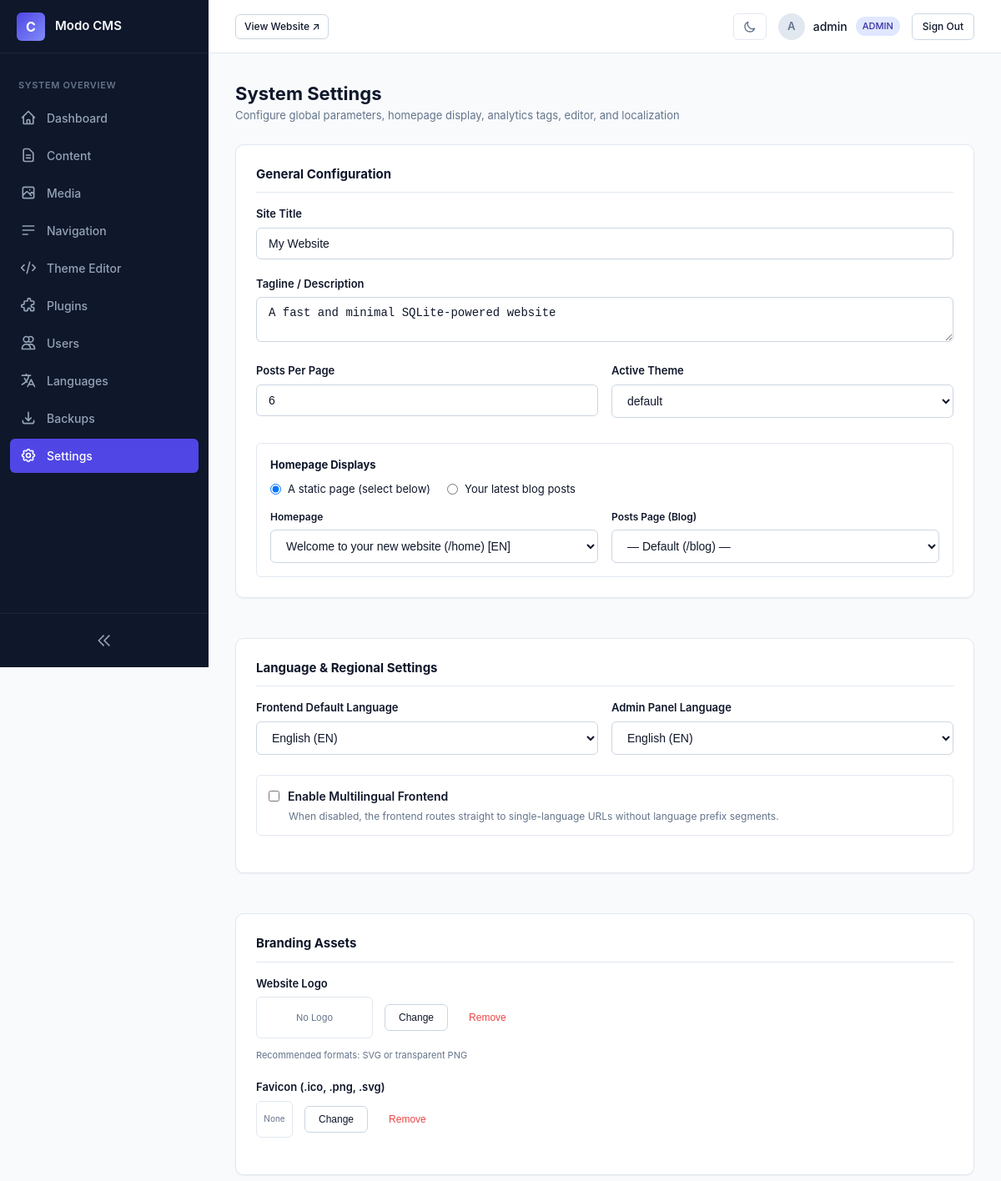
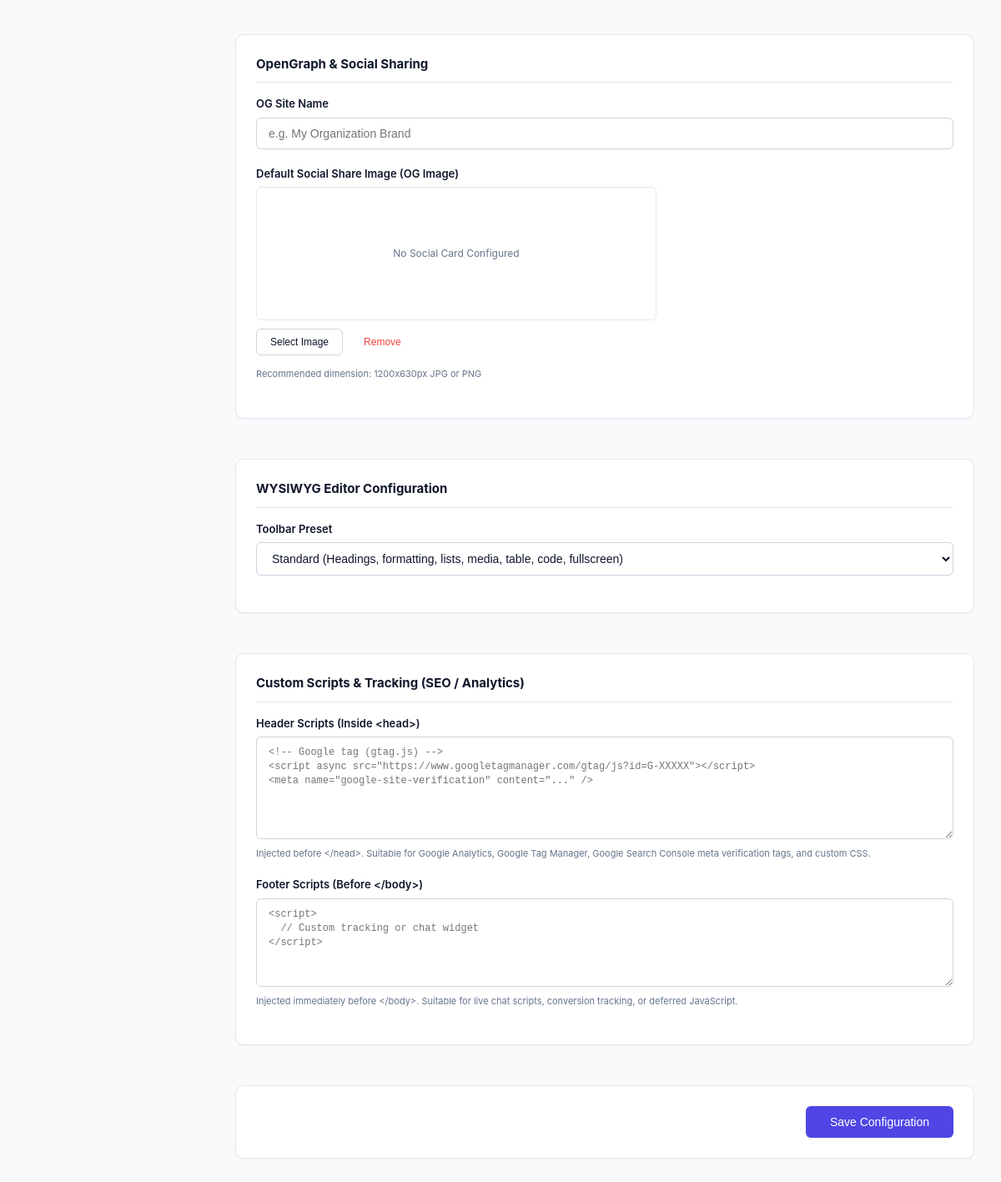
Screenshot of /admin/settings.php (signed in) with the database file from the repository (2 pictures, top to bottom).
### tables this page shows
CREATE TABLE settings (key TEXT PRIMARY KEY, value TEXT);

CREATE TABLE pages (
                    id INTEGER PRIMARY KEY AUTOINCREMENT,
                    parent_id INTEGER DEFAULT 0,
                    slug TEXT NOT NULL,
                    title TEXT NOT NULL,
                    content TEXT,
                    type TEXT NOT NULL DEFAULT 'page',
                    status TEXT DEFAULT 'published',
                    lang TEXT NOT NULL DEFAULT 'en',
                    translation_group TEXT NOT NULL,
                    featured_image TEXT,
                    meta_title TEXT,
                    meta_description TEXT,
                    author_id INTEGER REFERENCES users(id) ON DELETE SET NULL,
                    created_at DATETIME DEFAULT CURRENT_TIMESTAMP,
                    updated_at DATETIME DEFAULT CURRENT_TIMESTAMP
                );

### admin/settings.php (the view, shortened to what the rows shown need)
<?php
$db = Database::getConnection();
$availablePages = $db->query("
    SELECT id, title, slug, lang
    FROM pages
    WHERE type = 'page' AND status = 'published'
    ORDER BY lang ASC, title ASC
")->fetchAll();
require_once __DIR__ . '/views/header.php';
?>
<div class="page-header">
    <div>
        <h1 class="page-title"><?= _e('System Settings') ?></h1>
    </div>
</div>
<form method="POST" action="">
    <div style="display: flex; flex-direction: column; gap: 24px; width: 100%;">
        <div class="card">
            <div class="form-group">
                <label class="form-label" for="site_title"><?= _e('Site Title') ?></label>
                <input class="form-control" type="text" id="site_title" name="site_title" value="<?= Security::sanitize(Router::getOption('site_title', 'Modo CMS')) ?>" required>
            </div>
            <div class="form-group">
                <label class="form-label" for="site_description"><?= _e('Tagline / Description') ?></label>
                <textarea class="form-control" id="site_description" name="site_description" rows="2"><?= Security::sanitize(Router::getOption('site_description', '')) ?></textarea>
            </div>
            <div style="display: grid; grid-template-columns: 1fr 1fr; gap: 16px;">
                <div class="form-group">
                    <label class="form-label" for="posts_per_page"><?= _e('Posts Per Page') ?></label>
                    <input class="form-control" type="number" id="posts_per_page" name="posts_per_page" min="1" max="50" value="<?= Security::sanitize(Router::getOption('posts_per_page', '6')) ?>" required>
                </div>
            </div>
            <?php
                $homepageType = Router::getOption('homepage_type', 'page');
                $homePageId = (int)Router::getOption('homepage_page_id', 0);
            ?>
            <div style="background: var(--bg-surface, #1e293b); padding: 16px; border-radius: var(--radius-sm, 8px); border: 1px solid var(--border-subtle); margin-top: 10px;">
                <div style="display: flex; gap: 20px; margin-bottom: 14px;">
                    <label style="display: flex; align-items: center; gap: 8px; cursor: pointer; font-size: 13px;">
                        <input type="radio" name="homepage_type" value="page" <?= $homepageType === 'page' ? 'checked' : '' ?> onchange="toggleHomepageDropdowns()">
                        <?= _e('A static page (select below)') ?>
                    </label>
                    <label style="display: flex; align-items: center; gap: 8px; cursor: pointer; font-size: 13px;">
                        <input type="radio" name="homepage_type" value="posts" <?= $homepageType === 'posts' ? 'checked' : '' ?> onchange="toggleHomepageDropdowns()">
                        <?= _e('Your latest blog posts') ?>
                    </label>
                </div>
                <div id="static-pages-selection" style="display: <?= $homepageType === 'page' ? 'grid' : 'none' ?>; grid-template-columns: 1fr 1fr; gap: 16px;">
                    <div class="form-group" style="margin-bottom: 0;">
                        <label class="form-label" for="homepage_page_id" style="font-size: 12px;"><?= _e('Homepage') ?></label>
                        <select class="form-control" name="homepage_page_id" id="homepage_page_id">
                            <?php foreach ($availablePages as $p): ?>
                                <option value="<?= $p['id'] ?>" <?= $homePageId === (int)$p['id'] ? 'selected' : '' ?>>
                                    <?= Security::sanitize($p['title']) ?> (/<?= Security::sanitize($p['slug']) ?>) [<?= strtoupper($p['lang']) ?>]
                                </option>
                            <?php endforeach; ?>
                        </select>
                    </div>
                </div>
            </div>
        </div>
        <div class="card">
            <div style="display: grid; grid-template-columns: 1fr 1fr; gap: 16px;">
                <div class="form-group">
                    <label class="form-label" for="default_language"><?= _e('Frontend Default Language') ?></label>
                    <select class="form-control" name="default_language" id="default_language">
                        <?php foreach (I18n::getAvailableLanguages() as $code => $name): ?>
                            <option value="<?= $code ?>" <?= Router::getOption('default_language', 'en') === $code ? 'selected' : '' ?>>
                                <?= htmlspecialchars($name, ENT_QUOTES, 'UTF-8') ?> (<?= strtoupper($code) ?>)
                            </option>
                        <?php endforeach; ?>
                    </select>
                </div>
            </div>
            <div class="form-group" style="padding: 14px; background: var(--bg-surface, #1e293b); border-radius: var(--radius-sm); border: 1px solid var(--border-subtle); margin-top: 4px;">
                <label style="display: flex; align-items: center; gap: 10px; cursor: pointer; font-weight: 600; color: var(--text-main);">
                    <input type="checkbox" name="multilingual_frontend" value="1" <?= Router::getOption('multilingual_frontend', '0') === '1' ? 'checked' : '' ?>>
                    <?= _e('Enable Multilingual Frontend') ?>
                </label>
            </div>
        </div>
    </div>
</form>
<?php require_once __DIR__ . '/views/footer.php'; ?>

### rows the page displays
settings: site_title "My Website"
settings: site_description "A fast and minimal SQLite-powered website"
settings: posts_per_page "6"
settings: value "☑ A static page (select below)", value "☐ Your latest blog posts"
settings: homepage_page_id "Welcome to your new website (/home) [EN]"
settings: default_language "English (EN)"

### other values shown
substr($_SESSION['user_name'] ?? 'A', 0, 1) "A"
$_SESSION['user_name'] "admin"
Auth::role() "ADMIN"
form field active_theme "default"
form field admin_language "English (EN)"
form field tinymce_preset "Standard (Headings, formatting, lists, media, table, code, fullscreen)"
